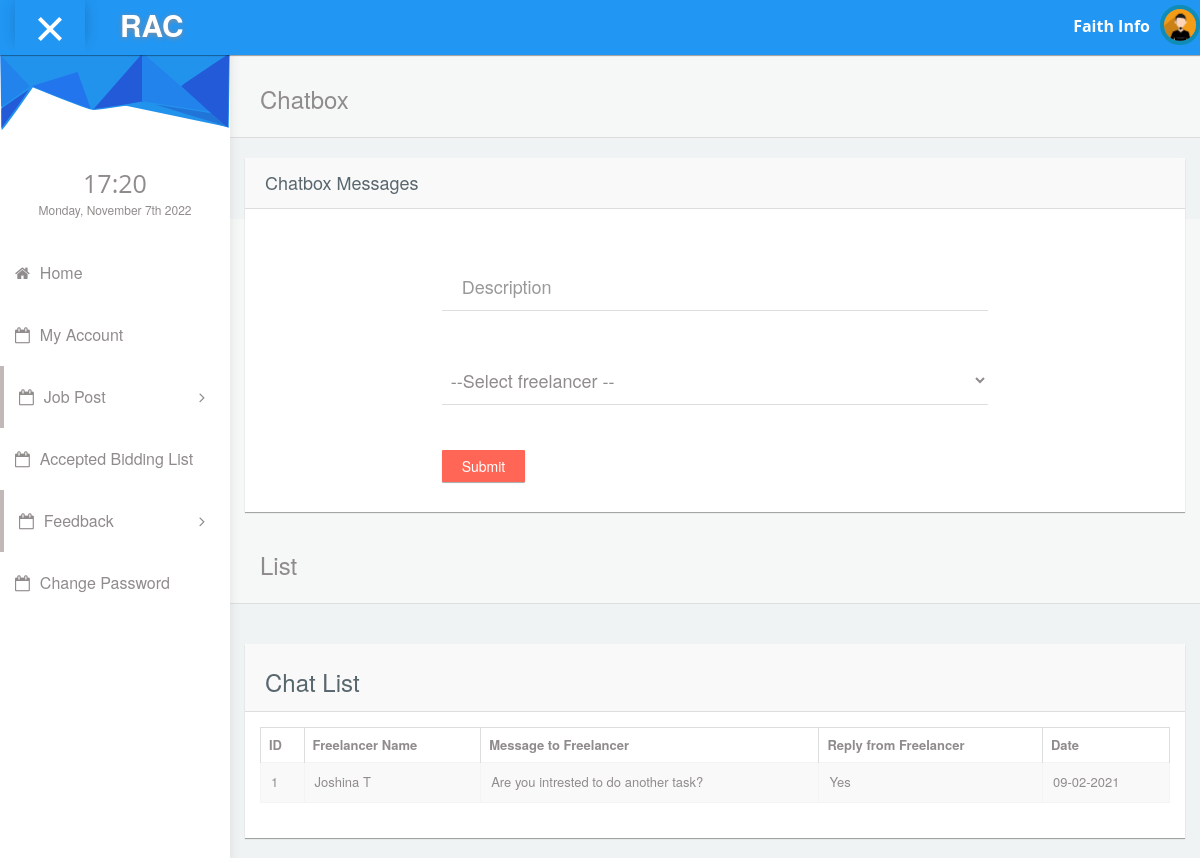
Screenshot of /organization/chatbox.php (signed in) with the database file from the repository.
### tables this page shows
CREATE TABLE IF NOT EXISTS `org_reg` (
  `oid` int(11) NOT NULL AUTO_INCREMENT,
  `org_name` varchar(100) NOT NULL,
  `location` varchar(100) DEFAULT NULL,
  `address` text NOT NULL,
  `country` varchar(30) NOT NULL,
  `state` varchar(40) NOT NULL,
  `city` varchar(50) NOT NULL,
  `pincode` int(10) DEFAULT NULL,
  `license_no` varchar(20) NOT NULL,
  `ph_no` varchar(15) NOT NULL,
  `email` varchar(100) NOT NULL,
  PRIMARY KEY (`oid`)
);

CREATE TABLE IF NOT EXISTS `chatbox` (
  `chat_id` int(11) NOT NULL AUTO_INCREMENT,
  `fid` int(11) NOT NULL,
  `oid` int(11) NOT NULL,
  `message` varchar(70) NOT NULL,
  `reply` varchar(70) NOT NULL,
  `date` date NOT NULL,
  PRIMARY KEY (`chat_id`)
);

CREATE TABLE IF NOT EXISTS `free_reg` (
  `fid` int(11) NOT NULL AUTO_INCREMENT,
  `name` varchar(100) NOT NULL,
  `address` text NOT NULL,
  `phno` varchar(20) NOT NULL,
  `degree` varchar(30) NOT NULL,
  `institution` varchar(100) NOT NULL,
  `university` varchar(100) NOT NULL,
  `other_quali` varchar(120) DEFAULT NULL,
  `work_exp` varchar(100) DEFAULT NULL,
  `work_place` varchar(70) DEFAULT NULL,
  `post` varchar(100) DEFAULT NULL,
  `years_worked` varchar(50) DEFAULT NULL,
  `current_status` varchar(30) NOT NULL,
  `area_of_study` varchar(100) DEFAULT NULL,
  `email` varchar(100) NOT NULL,
  `dob` date DEFAULT NULL,
  PRIMARY KEY (`fid`)
);

### connectionclass.php (called while the page is built, shortened)
<?php
class ConnectionClass
{
public $db=null;
public function open()
{
$this->db=mysqli_connect('localhost','root','','rent_a_coder') or die('Error: ' . mysqli_error($myConnection));
	}
public function GetTable($qry)
{
    try
	{
	$result=mysqli_query($this->db,$qry);
	if($result)
	{
	    $data = array();
		while ($row=mysqli_fetch_assoc($result))
		{
		$data[ ] = $row;
		}
		return $data;
		}
	else
	throw new  Exception(mysql_error());
	}
	catch(Exception $e)
	{
	return $e->getMessage();
	}
}
public function GetSingleData($qry)
{
  try
  {
      $result=mysqli_query($this->db,$qry);
	  if($result)
	  {
	         $row=mysqli_fetch_row($result) ;
			 return $row[0];
			 }
			 else
			 {
			     throw new Exception(mysqli_error($this->db));
			 }
    }
	catch(Exception $e)
	{
	         return $e->getMessage();
	}
 }
}
?>

### organization/chatbox.php (the view, shortened to what this page needs)
<?php
require_once('header.php');
require_once('../connectionclass.php');
$obj=new ConnectionClass();
$uname=$_SESSION['email'];
$qry="select * from chatbox c inner join org_reg r inner join free_reg fr on fr.fid=c.fid and r.oid=c.oid where r.email='$uname'";
$result1=$obj->GetTable($qry);
?>
            <div id="content">
                <div class="panel box-shadow-none content-header">
                  <div class="panel-body">
                    <div class="col-md-12">
                        <h3 class="animated fadeInLeft">Chatbox</h3>
                    </div>
                  </div>
                </div>
                <div class="form-element">
                <div class="col-md-12 padding-0">
                <div class="col-md-12">
                  <div class="col-md-12 panel">
                    <div class="col-md-12 panel-heading">
                      <h4>Chatbox Messages</h4>
                    </div>
                    <div class="col-md-12 panel-body" style="padding-bottom:30px;">
                      <div class="col-md-2">
                      </div>
                        <div class="col-md-8">
                        <form class="cmxform" id="signupForm" method="post" action="codes/chat_exe.php?action=insert">
                          <div class="col-md-12">
                            <div class="form-group form-animate-text" style="margin-top:40px !important;">
                              <input type="text" class="form-text"  name="details" required>
                              <label>Description</label>
                            </div>
                            <div class="form-group form-animate-text" style="margin-top:40px !important;">
                              <select class="form-text" name="id" required="">
                                    <option value="">--Select freelancer --</option><br>
                                </select>
                            </div>
                          </div>
                          <div class="col-md-12">
                              <input class="submit btn btn-danger" type="submit" value="Submit">
                        </div>
                      </form>
                    </div>
                    <div class="col-md-2">
                      </div>
                  </div>
                </div>
              </div>
              </div>
              </div>
            </div>
     <div id="content">
               <div class="panel box-shadow-none content-header">
                  <div class="panel-body">
                    <div class="col-md-12">
                        <h3 class="animated fadeInLeft">List</h3>
                    </div>
                  </div>
              </div>
              <div class="col-md-12 top-20 padding-0">
                <div class="col-md-12">
                  <div class="panel">
                    <div class="panel-heading"><h3>Chat List</h3></div>
                    <div class="panel-body">
                      <div class="responsive-table">
                      <table id="datatables-example" class="table table-striped table-bordered" width="100%" cellspacing="0">
                      <thead>
                          <tr>
            <th data-breakpoints="xs">ID</th>
            <th>Freelancer Name</th>
            <th>Message to Freelancer</th>
            <th>Reply from Freelancer</th>
            <th>Date</th>
          </tr>
        </thead>
        <tbody>
            <?php
            $i=0;
            foreach ($result1 as $res)
            {
                $i++;
            ?>
          <tr data-expanded="true">
            <td><?php echo $i;?></td>
            <td><?php echo $res['name'];?></td>
            <td><?php echo $res['message'];?></td>
              <?php
            if($res['reply']=='')
            {
              ?>
              <td><?php echo "Waiting For Freelancer Reply";?></td>
              <?php
            }
            else
            {
              ?>
              <td><?php echo $res['reply'];?></td>
              <?php
            }
            ?>
            <td><?php echo $da=date("d-m-Y", strtotime($res['date']) );?></td>
          </tr>
          <?php
            }
            ?>
                      </tbody>
                        </table>
                      </div>
                  </div>
                </div>
              </div>
              </div>
            </div>
<?php require_once('footer.php'); ?>

### organization/header.php (shortened to what this page needs)
<!DOCTYPE html>
<html lang="en">
<head>
    <link rel="stylesheet" type="text/css" href="../admintemplate/css/bootstrap.min.css">
      <link rel="stylesheet" type="text/css" href="../admintemplate/css/plugins/font-awesome.min.css"/>
      <link rel="stylesheet" type="text/css" href="../admintemplate/css/plugins/simple-line-icons.css"/>
      <link rel="stylesheet" type="text/css" href="../admintemplate/css/plugins/animate.min.css"/>
      <link rel="stylesheet" type="text/css" href="../admintemplate/css/plugins/fullcalendar.min.css"/>
	<link href="../admintemplate/css/style.css" rel="stylesheet">
  </head>
<?php
require_once("../connectionclass.php");
$obj=new ConnectionClass();
$email=$_SESSION['email'];
$qry="select org_name from org_reg where email='$email'";
$name=$obj->GetSingleData($qry);
?>
 <body id="mimin" class="dashboard">
        <nav class="navbar navbar-default header navbar-fixed-top">
          <div class="col-md-12 nav-wrapper">
            <div class="navbar-header" style="width:100%;">
              <div class="opener-left-menu is-open">
                <span class="bottom"></span>
              </div>
                <a href="index.php" class="navbar-brand">
                 <b>RAC</b>
                </a>
              <ul class="nav navbar-nav navbar-right user-nav">
                <li class="user-name"><span><?php echo $name; ?></span></li>
                  <li class="dropdown avatar-dropdown">
                   <img src="../admintemplate/img/avatar.jpg" class="img-circle avatar" alt="user name" data-toggle="dropdown" aria-haspopup="true" aria-expanded="true"/>
                </li>
              </ul>
            </div>
          </div>
        </nav>
      <div class="container-fluid mimin-wrapper">
            <div id="left-menu">
              <div class="sub-left-menu scroll">
                <ul class="nav nav-list">
                    <li><div class="left-bg"></div></li>
                    <li class="time">
                      <h1 class="animated fadeInLeft" style="font-size: 25px;">21:00</h1>
                      <p class="animated fadeInRight">Sat,October 1st 2029</p>
                    </li>
                     <li class="ripple"><a href="index.php"><span class="fa fa-home"></span>Home</a></li>
                      <li class="ripple"><a href="myaccount.php"><span class="fa fa-calendar-o"></span>My Account</a></li>
                    <li class="active ripple">
                      <a class="tree-toggle nav-header"><span class="fa-calendar-o fa"></span>Job Post
                        <span class="fa-angle-right fa right-arrow text-right"></span>
                      </a>
                    </li>
                   <li class="ripple"><a href="request.php"><span class="fa fa-calendar-o"></span>Accepted Bidding List</a></li>
                    <li class="active ripple">
                      <a class="tree-toggle nav-header"><span class="fa-calendar-o fa"></span>Feedback
                        <span class="fa-angle-right fa right-arrow text-right"></span>
                      </a>
                    </li>
                   <li class="ripple"><a href="changepassword.php"><span class="fa fa-calendar-o"></span>Change Password</a></li>
                       </ul>
                </div>
            </div>

### rows the page displays
org_reg: org_name "Faith Info"
chatbox: fid.name "Joshina T", message "Are you intrested to do another task?", reply "Yes", date "09-02-2021"
